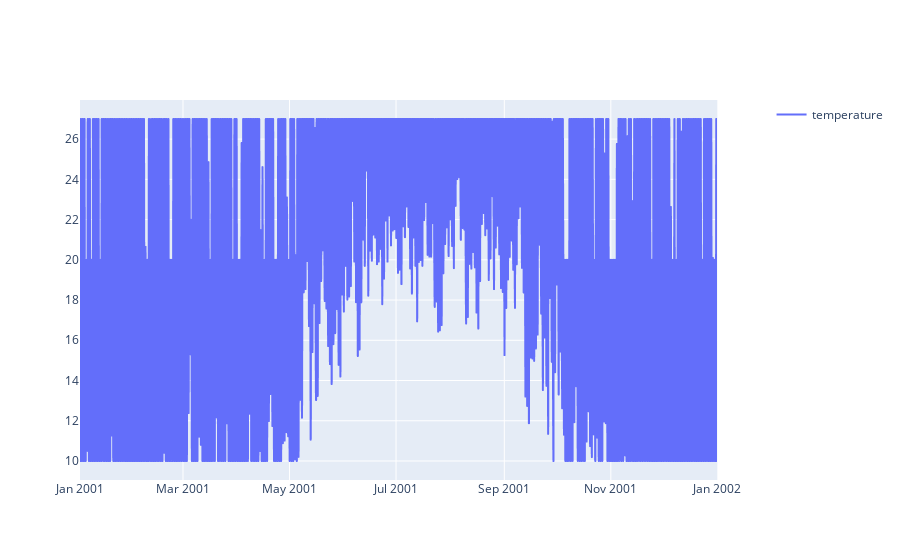

Here is the notebook cell this chart was saved with:
### Code cell
sim.plotly(pro.dates(),[pro.component("space_1").variable("temperature")])

### Figure 1 — Plotly figure (JSON) as saved in the notebook; plotly's stock layout.template omitted (floating-point values rounded to 4 significant figures; data arrays with more than 128 entries replaced by an {"elided": "..."} marker saying what was removed)
{"data": [{"hovertemplate": "date=%{x}<br>temperature=%{y}<extra></extra>", "legendgroup": "", "line": {"dash": "solid"}, "marker": {"symbol": "circle"}, "mode": "lines", "name": "temperature", "showlegend": true, "type": "scattergl", "x": {"elided": "8760 str values"}, "xaxis": "x", "y": {"elided": "8760 float values"}, "yaxis": "y"}], "layout": {"xaxis": {"anchor": "y", "domain": [0, 0.94]}, "yaxis": {"anchor": "x", "domain": [0, 1]}, "yaxis2": {"anchor": "x", "overlaying": "y", "side": "right"}}}
